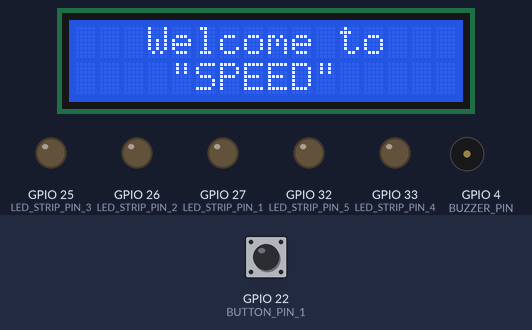
Recording of a sketch running on a simulated ESP32. On the bench: 16×2 character LCD, output pins drawn as LEDs (lit = HIGH), buzzer (waves = sounding, pin HIGH). The inputs (shaded band) are chosen by the test bench; at power-on: GPIO 22 (BUTTON_PIN_1) HIGH.

Above: at 0.1 s.
At 3.1 s:
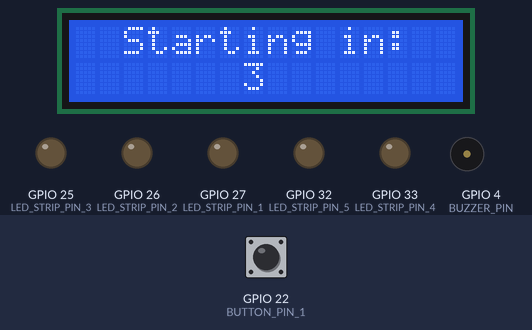
At 6.1 s:
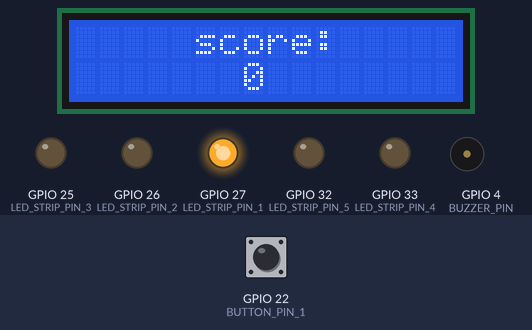
At 7.1 s:
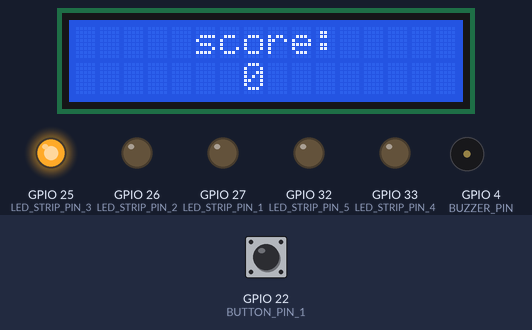
At 7.6 s:
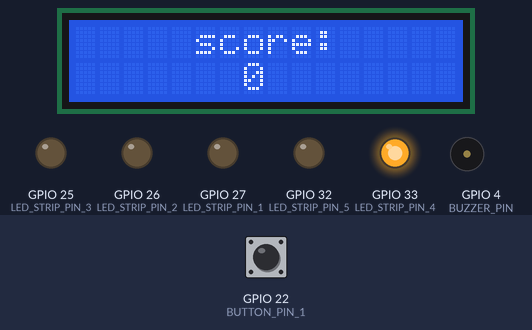
At 9.6 s:
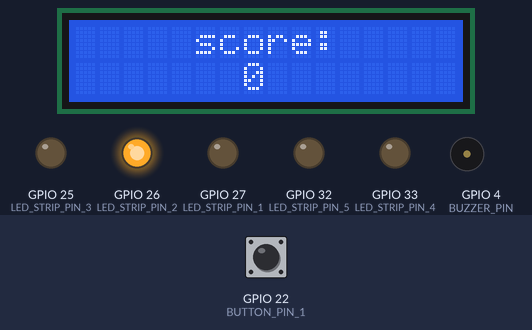
Timing chart, 0 to 40.0 s (numbered marks = the images above):
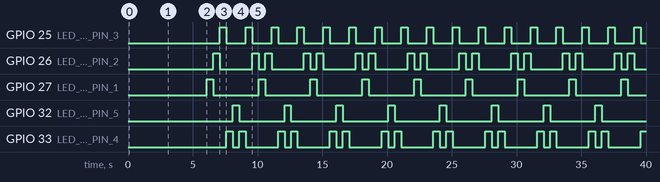

Measured:
- by itself, GPIO 25 (LED_STRIP_PIN_3): alternates HIGH for 0.50 s and LOW for 1.5 s
- by itself, GPIO 26 (LED_STRIP_PIN_2): repeats every 4.0 s: LOW 2.5 s, HIGH 0.50 s, LOW 0.50 s, HIGH 0.50 s
- by itself, GPIO 27 (LED_STRIP_PIN_1), GPIO 32 (LED_STRIP_PIN_5): alternates HIGH for 0.50 s and LOW for 3.5 s
- by itself, GPIO 33 (LED_STRIP_PIN_4): repeats every 4.0 s: LOW 0.50 s, HIGH 0.50 s, LOW 2.5 s, HIGH 0.50 s
- what the display in image 1 shows lasts 1.0 s, from 3.1 s to 4.1 s

The sketch:

speed.ino
```cpp
#include <LiquidCrystal.h>

// permently save a variable library
#include <EEPROM.h>

// Define the LED strip pins
#define LED_STRIP_PIN_1 27
#define LED_STRIP_PIN_2 26
#define LED_STRIP_PIN_3 25
#define LED_STRIP_PIN_4 33
#define LED_STRIP_PIN_5 32

// Define the buzzer pin
#define BUZZER_PIN 4

// Define the button pins
#define BUTTON_PIN_1 22
#define BUTTON_PIN_2 21
#define BUTTON_PIN_3 13
#define BUTTON_PIN_4 14
#define BUTTON_PIN_5 35

// Updated ESP32 pin definitions from the schematic
const int LCD_RS = 19; // RS pin connected
const int LCD_EN = 23;  // Enable pin connected
const int LCD_D4 = 18; // D4 pin connected
const int LCD_D5 = 17; // D5 pin connected
const int LCD_D6 = 16; // D6 pin connected
const int LCD_D7 = 15; // D7 pin connected

int speed = 500;
int ledIndex = 0;
int score = 0;

bool direction = true;

int leds[] = {LED_STRIP_PIN_1, LED_STRIP_PIN_2, LED_STRIP_PIN_3, LED_STRIP_PIN_4, LED_STRIP_PIN_5};

// Initialize the LiquidCrystal library
LiquidCrystal lcd(LCD_RS, LCD_EN, LCD_D4, LCD_D5, LCD_D6, LCD_D7);

// "unsigned long currentMillis = millis()" to check delay

void setup() {

 // Set the LED strip pins as outputs
  pinMode(LED_STRIP_PIN_1, OUTPUT);
  pinMode(LED_STRIP_PIN_2, OUTPUT);
  pinMode(LED_STRIP_PIN_3, OUTPUT);
  pinMode(LED_STRIP_PIN_4, OUTPUT);
  pinMode(LED_STRIP_PIN_5, OUTPUT);

  // Set the buzzer pin as an output
  pinMode(BUZZER_PIN, OUTPUT);

  // Set the button pins as inputs
  pinMode(BUTTON_PIN_1, INPUT);
  pinMode(BUTTON_PIN_2, INPUT);
  pinMode(BUTTON_PIN_3, INPUT);
  pinMode(BUTTON_PIN_4, INPUT);
  pinMode(BUTTON_PIN_5, INPUT);

  // Initialize the LCD
  lcd.begin(16, 2);
  lcd.print("   Welcome to");
  lcd.setCursor(2, 1);
  lcd.print("  \"SPEED\"");
  delay(3000);
  lcd.clear();
  lcd.print("Press the first");
  lcd.setCursor(0, 1);
  lcd.print("button to begin");
  while (digitalRead(BUTTON_PIN_1) != HIGH) {}

  for (int countDown = 3; countDown > 0; countDown --) {
    lcd.clear();
    lcd.print("  Starting in:");
    lcd.setCursor(7, 1);
    lcd.print(countDown);
    delay(1000);
  }
  lcd.clear();
  lcd.print("     score:");
  lcd.setCursor(7, 1);
  lcd.print(score);
}

void loop() {
  run(speed);
}

void run(int speed) {
  digitalWrite(leds[ledIndex], HIGH);
  delay(speed);
  digitalWrite(leds[ledIndex], LOW);
  if (ledIndex == 4) {
    direction = false;
  } else if (ledIndex == 0) {
    direction = true;
  }

  if (direction == true) {
    ledIndex++;
  } else {
    ledIndex--;
  }
}
```
